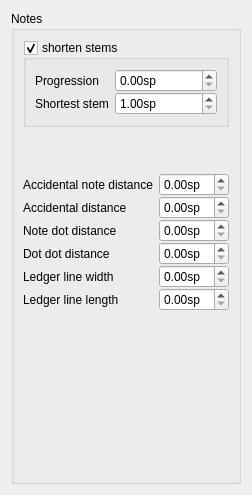
     <widget class="QWidget" name="Seite7">
      <layout class="QVBoxLayout" name="verticalLayout_7">
       <property name="spacing">
        <number>0</number>
       </property>
       <item>
        <widget class="QGroupBox" name="groupBox_4">
         <property name="title">
          <string>Notes</string>
         </property>
         <property name="flat">
          <bool>false</bool>
         </property>
         <layout class="QVBoxLayout" name="verticalLayout_10">
          <item>
           <widget class="QGroupBox" name="shortenStem">
            <property name="title">
             <string>shorten stems</string>
            </property>
            <property name="flat">
             <bool>true</bool>
            </property>
            <property name="checkable">
             <bool>true</bool>
            </property>
            <layout class="QVBoxLayout" name="verticalLayout_8">
             <item>
              <layout class="QFormLayout" name="formLayout_6">
               <property name="verticalSpacing">
                <number>0</number>
               </property>
               <item row="0" column="0">
                <widget class="QLabel" name="label_46">
                 <property name="text">
                  <string>Progression</string>
                 </property>
                </widget>
               </item>
               <item row="0" column="1">
                <widget class="QDoubleSpinBox" name="shortStemProgression">
                 <property name="suffix">
                  <string extracomment="space unit">sp</string>
                 </property>
                 <property name="singleStep">
                  <double>0.050000000000000</double>
                 </property>
                </widget>
               </item>
               <item row="1" column="1">
                <widget class="QDoubleSpinBox" name="shortestStem">
                 <property name="suffix">
                  <string extracomment="space unit">sp</string>
                 </property>
                 <property name="minimum">
                  <double>1.000000000000000</double>
                 </property>
                 <property name="singleStep">
                  <double>0.250000000000000</double>
                 </property>
                </widget>
               </item>
               <item row="1" column="0">
                <widget class="QLabel" name="label_47">
                 <property name="text">
                  <string>Shortest stem</string>
                 </property>
                </widget>
               </item>
              </layout>
             </item>
            </layout>
           </widget>
          </item>
          <item>
           <spacer name="verticalSpacer_2">
            <property name="orientation">
             <enum>Qt::Vertical</enum>
            </property>
            <property name="sizeHint" stdset="0">
             <size>
              <width>20</width>
              <height>40</height>
             </size>
            </property>
           </spacer>
          </item>
          <item>
           <layout class="QFormLayout" name="formLayout_4">
            <property name="verticalSpacing">
             <number>0</number>
            </property>
            <item row="0" column="0">
             <widget class="QLabel" name="label_25">
              <property name="text">
               <string>Accidental note distance</string>
              </property>
             </widget>
            </item>
            <item row="0" column="1">
             <widget class="QDoubleSpinBox" name="accidentalNoteDistance">
              <property name="sizePolicy">
               <sizepolicy hsizetype="Preferred" vsizetype="Fixed">
                <horstretch>0</horstretch>
                <verstretch>0</verstretch>
               </sizepolicy>
              </property>
              <property name="suffix">
               <string>sp</string>
              </property>
              <property name="singleStep">
               <double>0.010000000000000</double>
              </property>
             </widget>
            </item>
            <item row="1" column="0">
             <widget class="QLabel" name="label_43">
              <property name="text">
               <string>Accidental distance</string>
              </property>
             </widget>
            </item>
            <item row="1" column="1">
             <widget class="QDoubleSpinBox" name="accidentalDistance">
              <property name="sizePolicy">
               <sizepolicy hsizetype="Preferred" vsizetype="Fixed">
                <horstretch>0</horstretch>
                <verstretch>0</verstretch>
               </sizepolicy>
              </property>
              <property name="suffix">
               <string>sp</string>
              </property>
              <property name="singleStep">
               <double>0.010000000000000</double>
              </property>
             </widget>
            </item>
            <item row="2" column="0">
             <widget class="QLabel" name="label_22">
              <property name="text">
               <string>Note dot distance</string>
              </property>
             </widget>
            </item>
            <item row="2" column="1">
             <widget class="QDoubleSpinBox" name="noteDotDistance">
              <property name="sizePolicy">
               <sizepolicy hsizetype="Preferred" vsizetype="Fixed">
                <horstretch>0</horstretch>
                <verstretch>0</verstretch>
               </sizepolicy>
              </property>
              <property name="suffix">
               <string>sp</string>
              </property>
              <property name="singleStep">
               <double>0.100000000000000</double>
              </property>
             </widget>
            </item>
            <item row="3" column="0">
             <widget class="QLabel" name="label_23">
              <property name="text">
               <string>Dot dot distance</string>
              </property>
             </widget>
            </item>
            <item row="3" column="1">
             <widget class="QDoubleSpinBox" name="dotDotDistance">
              <property name="sizePolicy">
               <sizepolicy hsizetype="Preferred" vsizetype="Fixed">
                <horstretch>0</horstretch>
                <verstretch>0</verstretch>
               </sizepolicy>
              </property>
              <property name="suffix">
               <string>sp</string>
              </property>
              <property name="singleStep">
               <double>0.100000000000000</double>
              </property>
             </widget>
            </item>
            <item row="4" column="0">
             <widget class="QLabel" name="label_24">
              <property name="text">
               <string>Ledger line width</string>
              </property>
             </widget>
            </item>
            <item row="4" column="1">
             <widget class="QDoubleSpinBox" name="ledgerLineWidth">
              <property name="sizePolicy">
               <sizepolicy hsizetype="Preferred" vsizetype="Fixed">
                <horstretch>0</horstretch>
                <verstretch>0</verstretch>
               </sizepolicy>
              </property>
              <property name="suffix">
               <string>sp</string>
              </property>
              <property name="singleStep">
               <double>0.010000000000000</double>
              </property>
             </widget>
            </item>
            <item row="5" column="0">
             <widget class="QLabel" name="label_34">
              <property name="text">
               <string>Ledger line length</string>
              </property>
             </widget>
            </item>
            <item row="5" column="1">
             <widget class="QDoubleSpinBox" name="ledgerLineLength">
              <property name="sizePolicy">
               <sizepolicy hsizetype="Preferred" vsizetype="Fixed">
                <horstretch>0</horstretch>
                <verstretch>0</verstretch>
               </sizepolicy>
              </property>
              <property name="suffix">
               <string>sp</string>
              </property>
              <property name="singleStep">
               <double>0.100000000000000</double>
              </property>
             </widget>
            </item>
           </layout>
          </item>
          <item>
           <spacer name="verticalSpacer_6">
            <property name="orientation">
             <enum>Qt::Vertical</enum>
            </property>
            <property name="sizeHint" stdset="0">
             <size>
              <width>20</width>
              <height>161</height>
             </size>
            </property>
           </spacer>
          </item>
         </layout>
        </widget>
       </item>
      </layout>
     </widget>
